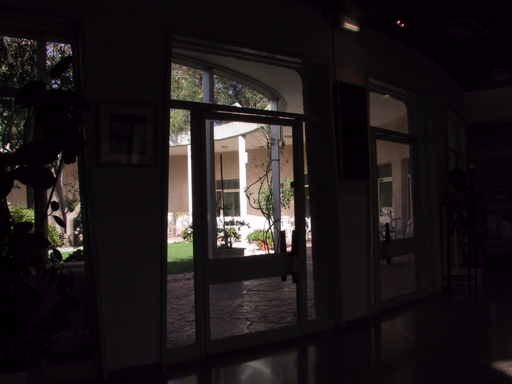
#> input picture HW2/input1.bmp, 512 x 384 px
$ python hist.py
#> lines starting #> are read from the running program, lines starting #| are printed output that depends on the picture
from PIL import Image
import numpy as np
import matplotlib.pyplot as plt

def generate_histogram_and_cdf(image_path, output_path):
    # Load image and convert to grayscale
#> called with image_path = 'input1.bmp', output_path = 'histogram_cdf_output.png'
    image = Image.open(image_path).convert('L')
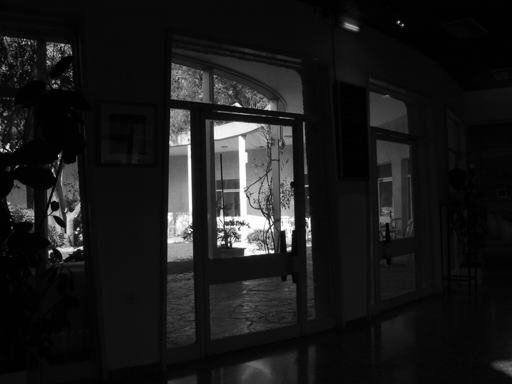
#> image: PIL image 512x384 L; min 0, max 255, mean 26
    image_array = np.array(image)

    # Flatten the array and compute histogram
    flat = image_array.flatten()
    hist, bins = np.histogram(flat, bins=256, range=[0, 256])
#> hist = 256 values, max 15784 at index 9, min 4 at index 255, mean 768; bins = 257 values from 0 to 256

    # Compute CDF
    cdf = hist.cumsum()
#> cdf = 256 values from 5 to 196608
    cdf_normalized = cdf * hist.max() / cdf.max()
#> cdf_normalized = 256 values from 0.401 to 15784

    # Plot histogram and CDF
    plt.figure(figsize=(12, 5))

    plt.subplot(1, 2, 1)
    plt.bar(range(256), hist, color='gray')
    plt.title('Histogram')
    plt.xlabel('Pixel Intensity')
    plt.ylabel('Frequency')

    plt.subplot(1, 2, 2)
    plt.plot(cdf_normalized, color='red')
    plt.title('Cumulative Distribution Function (CDF)')
    plt.xlabel('Pixel Intensity')
    plt.ylabel('Cumulative Frequency')

    plt.tight_layout()
    plt.savefig(output_path)
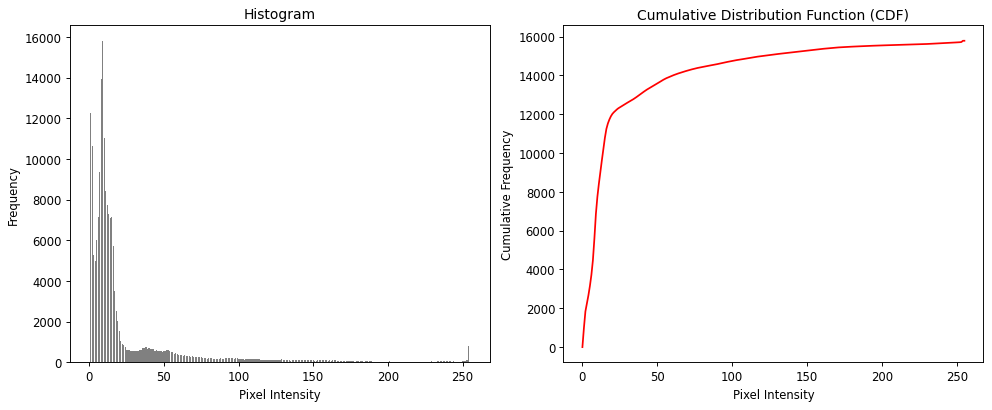
#> figure drawn by matplotlib, 2 panels; panel 1: tallest bar 15784 high, from x = 8.6 to 9.4; panel 2: curve peaks at x = 255, y = 15784
    plt.close()

# Example usage
generate_histogram_and_cdf('input1.bmp', 'histogram_cdf_output.png')
